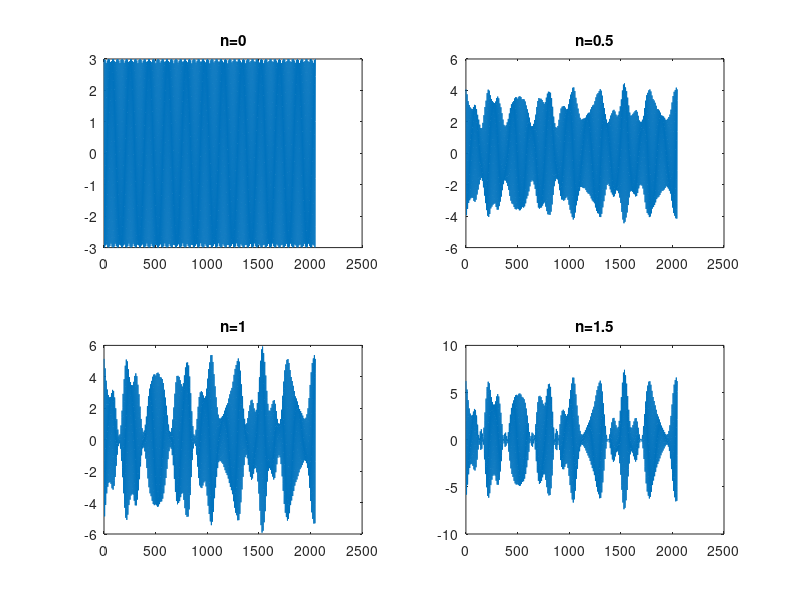
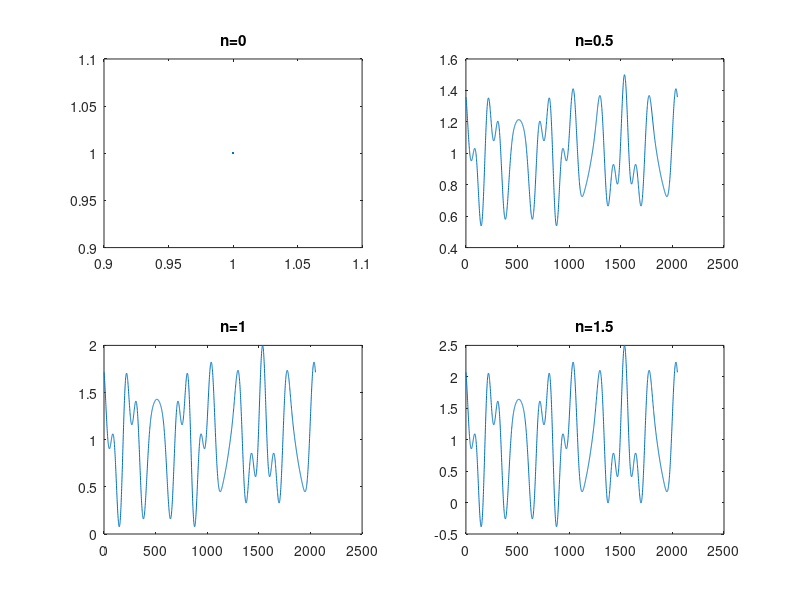
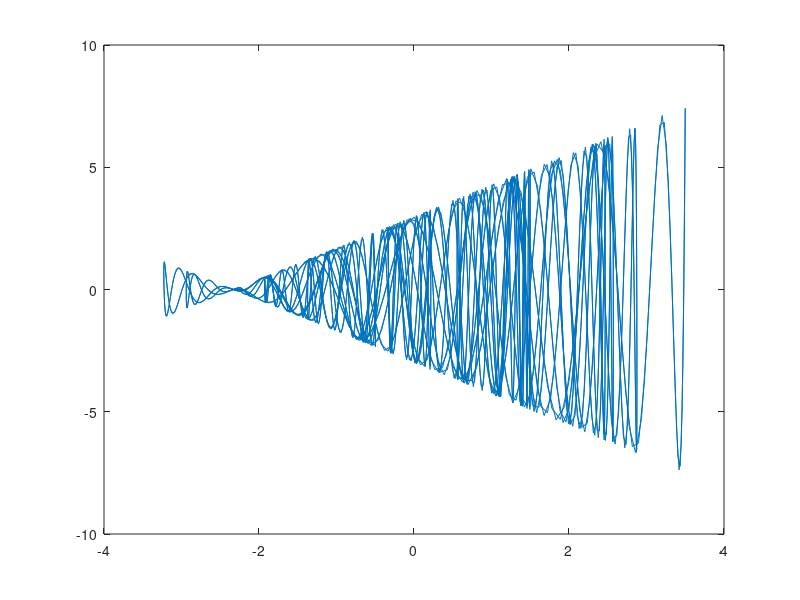
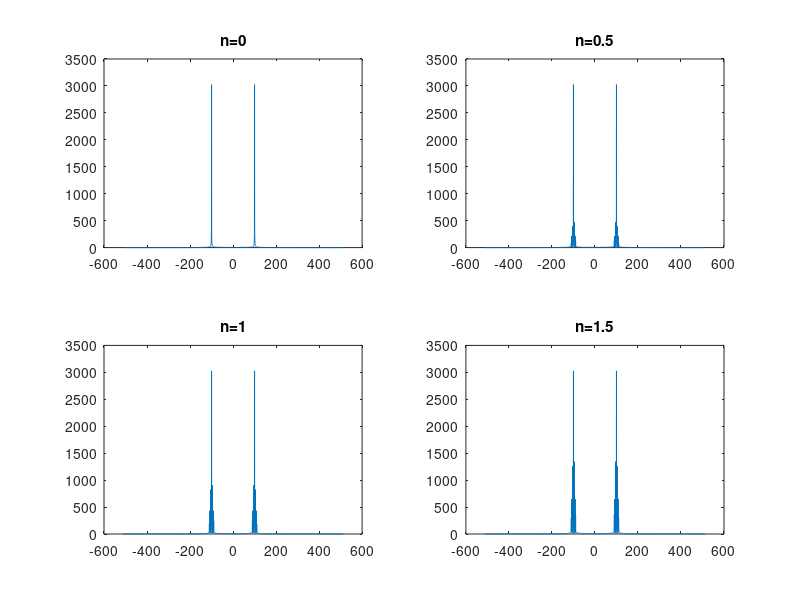

The MATLAB script that drew these images, in order:
L = 2048;
tmax = 1;
tmin = -1;
Fe = L/(tmax-tmin); 
Te = 1/Fe;
t = linspace(-1,1,L);



%II-a
m = 2*cos(2*4*pi*t) + sin(2*8.5*pi*t) + 0.5*cos(2*10*pi*t); % signal modulant
mMax = max(m);
m = m/mMax;
p = 3*cos(2*100*pi*t); % porteuse
n=0.5; % indice de modulation
s = (1 + n*m).*p; 




%II-b
n1=0.5;
n2=1;
n3=1.5;

s0 = p;
s1 = (1 + n1*m).*p; 
s2 = (1 + n2*m).*p; 
s3 = (1 + n3*m).*p; 
figure(1)
subplot(221)
plot(s0)
title("n=0")
subplot(222)
plot(s1)
title("n=0.5")
subplot(223)
plot(s2)
title("n=1")
subplot(224)
plot(s3)
title("n=1.5")




%II-c
figure(2)
subplot(221)
plot(1)
title("n=0")
subplot(222)
plot((1 + n1*m))
title("n=0.5")
subplot(223)
plot((1 + n2*m))
title("n=1")
subplot(224)
plot((1 + n3*m))
title("n=1.5")


%II-d
figure(3)
plot(m*mMax,s3) 


%II-e
f = (-L/2:L/2-1)/(L/Fe);

TF_S0 = fftshift(abs(fft(s0,L)));
TF_S1 = fftshift(abs(fft(s1,L)));
TF_S2 = fftshift(abs(fft(s2,L)));
TF_S3 = fftshift(abs(fft(s3,L)));

figure(4)
subplot(221)
plot(f,TF_S0)
title("n=0")
subplot(222)
plot(f,TF_S1)
title("n=0.5")
subplot(223)
plot(f,TF_S2)
title("n=1")
subplot(224)
plot(f,TF_S3)
title("n=1.5")



%II-f

%f1

s1_dem = s1.*(s1>0);
s3_dem = s3.*(s3>0); % represente le diode

[B,A] = butter(3,0.15,"low");
Sm1 = filter(B,A,s1_dem);
Sm3 = filter(B,A,s3_dem); %filtre passe bas por eliminer la frequence plus grande a 2wc

%f2-f3
figure(5)
subplot(221)
plot(Sm1)

subplot(222)
TF_Sm1 = fftshift(abs(fft(Sm1,L)));
plot(f,TF_Sm1)

subplot(223)
plot(Sm3)

subplot(224)
TF_Sm3 = fftshift(abs(fft(Sm3,L)));
plot(f,TF_Sm3)

%f4
[B,A] = butter(3,0.02,"low");
Sm1 = (filter(B,A,Sm1) - 1)/n1;
Sm3 = (filter(B,A,Sm3) - 1)/n3;

%f5
figure(6);
plot(t,m);
hold on;
plot(t,Sm1);
hold on;
plot(t,Sm3);
